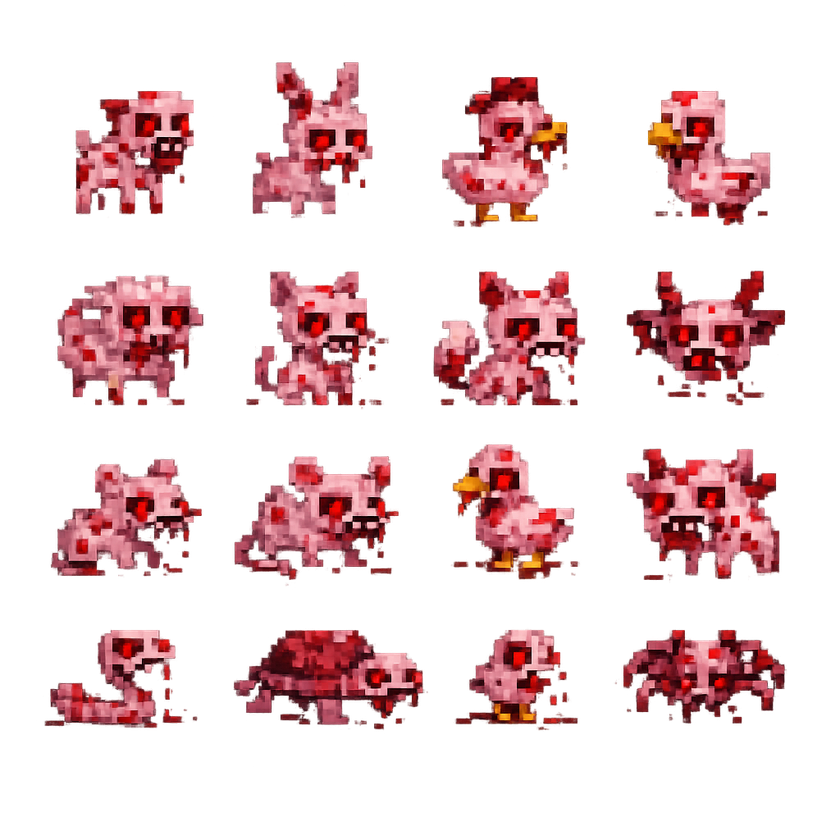
#> input picture assets/bodies/ChatGPT Image 2026年2月18日 08_32_44.png, 840 x 840 px, shrunk from 1024 x 1024 before the run, found by its file name
$ python slice_sprites.py
#> lines starting #> are read from the running program, lines starting #| are printed output that depends on the picture
# -*- coding: utf-8 -*-
"""
切分精灵图工具
把1024x1024的大图切成32x32的小图
"""
from PIL import Image
import os
import shutil

def slice_sprite_sheet(input_path, output_dir, name_prefix, grid_size=(4, 4), sprite_size=(32, 32)):
    """
    切分精灵图
    grid_size: (列数, 行数)
    sprite_size: 每个精灵的像素尺寸
    """
#> called with name_prefix = 'enemies1', grid_size = (4, 4), sprite_size = (32, 32)
    img = Image.open(input_path)
#> img is the input picture: PIL image 840x840 RGBA; mean R, G, B, A 46, 20.7, 22.7, 58.8
    img = img.convert('RGBA')

    cols, rows = grid_size
    sprite_w, sprite_h = sprite_size

    # 创建输出目录
    os.makedirs(output_dir, exist_ok=True)

    # 敌人名称映射
    enemy_names = [
        # 第一张图 (4x4)
        ['dog', 'rabbit', 'chick', 'duck',
         'sheep', 'cat', 'squirrel', 'bird',
         'mouse', 'bear', 'duck2', 'pig',
         'snake', 'turtle', 'pigeon', 'crab'],
        # 第二张图 (3x2)
        ['rabbit2', 'pig2', 'dog2', 'duck3', 'snail', 'goose']
    ]

    count = 0
    for row in range(rows):
        for col in range(cols):
            # 计算切割位置
            left = col * sprite_w
            upper = row * sprite_h
            right = left + sprite_w
            lower = upper + sprite_h

            # 切割精灵
            sprite = img.crop((left, upper, right, lower))

            # 检查是否为空（全透明）
            bbox = sprite.getbbox()
            if bbox is None:
                continue

            # 确定文件名
            idx = row * cols + col
            if name_prefix.startswith('enemies1') and idx < 16:
                name = enemy_names[0][idx]
            elif name_prefix.startswith('enemies2') and idx < 6:
                name = enemy_names[1][idx]
            else:
                name = f"{name_prefix}_{idx}"

            output_path = os.path.join(output_dir, f"{name}.png")
            sprite.save(output_path)
            print(f"Saved: {output_path}")
            count += 1
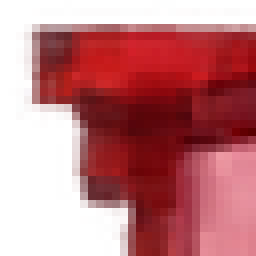
#> sprite: PIL image 32x32 RGBA (shown 8 times larger); mean R, G, B, A 108.2, 28.9, 33.3, 157.6; transparent parts drawn white
#> after the loop, count = 2

    return count

if __name__ == "__main__":
    base_dir = r"E:\AI\game\rougelike-cow\assets\bodies"
    output_dir = r"E:\AI\game\rougelike-cow\assets\sprites"

    total = 0

    # 切分第一张图 (4x4 = 16个敌人)
    img1 = os.path.join(base_dir, "ChatGPT Image 2026年2月18日 08_32_44.png")
    if os.path.exists(img1):
        count1 = slice_sprite_sheet(img1, output_dir, "enemies1", grid_size=(4, 4))
#> count1 = 2
        print(f"\n第一张图切分出 {count1} 个精灵\n")
#| 第一张图切分出 2 个精灵
        total += count1
#> total = 2
    else:
        print(f"未找到: {img1}")

    # 切分第二张图 (3x2 = 6个敌人)
    img2 = os.path.join(base_dir, "ChatGPT Image 2026年2月18日 08_35_41.png")
    if os.path.exists(img2):
        count2 = slice_sprite_sheet(img2, output_dir, "enemies2", grid_size=(3, 2))
#> call 2 of slice_sprite_sheet, with name_prefix = 'enemies2', grid_size = (3, 2), sprite_size = (32, 32)
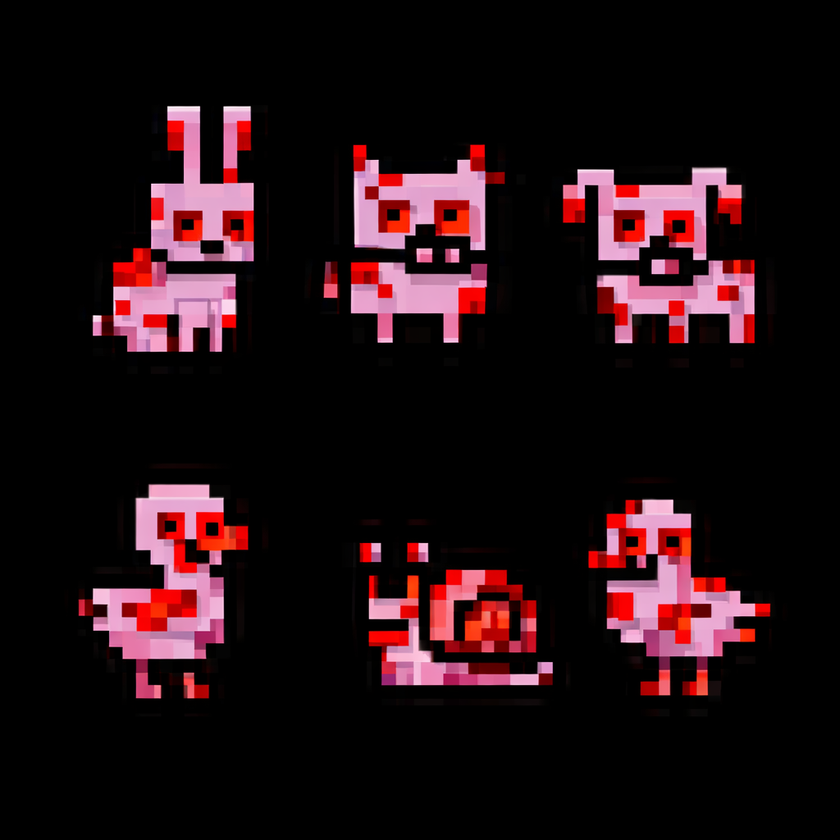
#> input picture assets/bodies/ChatGPT Image 2026年2月18日 08_35_41.png, 840 x 840 px, shrunk from 1024 x 1024 before the run, found by its file name
#> in slice_sprite_sheet, img is the input picture: PIL image 840x840 RGB; mean R, G, B 32.6, 15.1, 19
#> the loop in slice_sprite_sheet (call 2), `for row in range(rows):` made 2 passes
#| Saved: E:\AI\game\rougelike-cow\assets\sprites/rabbit2.png
#| Saved: E:\AI\game\rougelike-cow\assets\sprites/pig2.png
#| Saved: E:\AI\game\rougelike-cow\assets\sprites/dog2.png
#| Saved: E:\AI\game\rougelike-cow\assets\sprites/duck3.png
#| Saved: E:\AI\game\rougelike-cow\assets\sprites/snail.png
#| Saved: E:\AI\game\rougelike-cow\assets\sprites/goose.png
#> after the loop in slice_sprite_sheet (call 2), `for row in range(rows):`: count = 6
#> count2 = 6
        print(f"\n第二张图切分出 {count2} 个精灵\n")
#| 第二张图切分出 6 个精灵
        total += count2
#> total = 8
    else:
        print(f"未找到: {img2}")

    # 复制用户设计的模型
    cow_src = os.path.join(base_dir, "cow.png")
    pig_src = os.path.join(base_dir, "enemy_pig.png")

    if os.path.exists(cow_src):
        shutil.copy(cow_src, os.path.join(output_dir, "player_cow.png"))
        print("已复制: player_cow.png")
        total += 1

    if os.path.exists(pig_src):
        shutil.copy(pig_src, os.path.join(output_dir, "enemy_pig_original.png"))
        print("已复制: enemy_pig_original.png")
        total += 1

    print(f"\n✅ 总计: {total} 个精灵")
#| ✅ 总计: 8 个精灵
